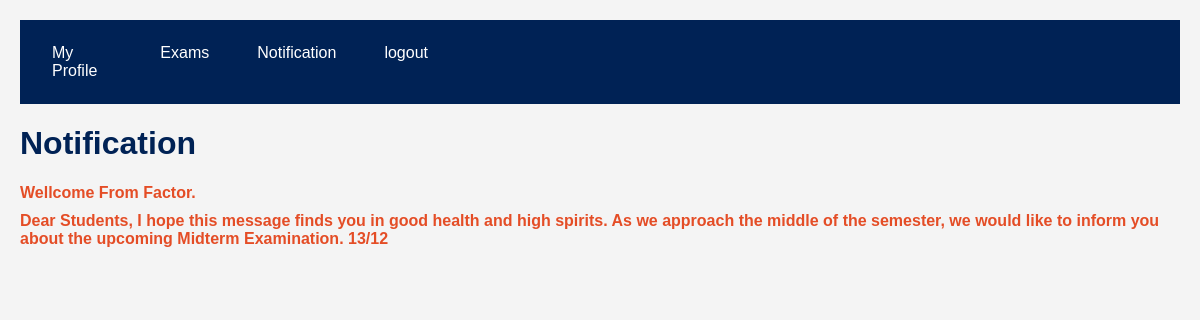
The app's page /api/accounts/notifications/ (signed in) with its own data.
### accounts/models.py (models this page shows, shortened)
class Notification(models.Model):
    student = models.ForeignKey(Student, on_delete=models.CASCADE, related_name="notifications")
    message = models.CharField(max_length=255)
    is_read = models.BooleanField(default=False)
    created_at = models.DateTimeField(auto_now_add=True)
    class Meta:
        ordering = ["-created_at"]

### accounts/views.py (the view)
# urls.py: path("notifications/", views.notifications, name="notifications"),
def notifications(request):
    if request.method == 'POST':
        message = request.POST['message']
        level = request.POST['level']
        factor = Factor()
        way = factor.sendNotification('web')
        way.setMessage(message)
        way.setLevel(level)
        way.send()
        return render(request, 'notifications.html')
    else :
        try:
            stude = Student.objects.get(user=request.user)
            notifications = Notification.objects.filter(student=stude) #, is_read=False).order_by('-created_at')
            context = {
                "notifications": notifications,
                "is_student": True
            }
            return render(request, "notifications.html", context)
        except:
            pass
    return render(request, "notifications.html", {"is_teacher": True})

### templates/notifications.html (shortened to what this page needs)
<!DOCTYPE html>
<html lang="en">
<head>
</head>
<body>
    <nav>
        <a href="{% url 'myprofile' %}">My Profile</a>
        <a href="{% url 'exams' %}">Exams</a>
        <a href="{% url 'notifications' %}">Notification</a>
        <a href="{% url 'signout' %}">logout</a>
        <a href="#"></a><a href="#"></a><a href="#"></a>
        <a href="#"></a><a href="#"></a><a href="#"></a>
        <a href="#"></a><a href="#"></a><a href="#"></a>
        <a href="#"></a><a href="#"></a><a href="#"></a>
        <a href="#"></a><a href="#"></a><a href="#"></a>
    </nav>
    <h1>Notification</h1>
    <ul>
        {% for notification in notifications %}
        <li>
            <a href="{% url 'mark_as_read' notification.id %}">
                {% if not notification.is_read %}
                <span class="unread">{{ notification.message }}</span>
                {% else %}
                {{ notification.message }}
                {% endif %}
            </a>
        </li>
        {% endfor %}
    </ul>
</body>
</html>

### templates/notifications.html (style rules this page uses)
body { font-family: 'Arial', sans-serif; margin: 20px; background-color: #f4f4f4; color: #333; }
h1 { color: #002255; }
ul { list-style: none; padding: 0; }
li { margin-bottom: 10px; }
a { text-decoration: none; color: #333; }
.unread { font-weight: bold; color: #e44d26; }
nav { display: flex; justify-content: space-between; background-color: #002255; padding: 0.5em; }
nav a { color: #fff; text-decoration: none; padding: 1em; margin: 0 0.5em; }

### records on screen
Notification: message "Wellcome From Factor."
Notification: message "Dear Students, I hope this message finds you in good health and high spirits. As we approach the middle of the semester, we would like to inform you about the upcoming Midterm Examination. 13/12"
